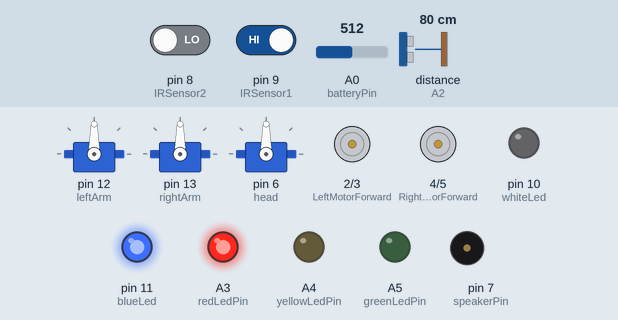
Recording of a sketch running on a simulated Arduino Uno, built with avr-gcc and run on an emulated ATmega328P. Shown: 3 × servo, motor-driver pin pairs drawn as motors (green arrow = first pin HIGH = forward, orange = second pin HIGH = backward, longer = more drive), output pins drawn as LEDs (lit = HIGH), buzzer (waves = sounding). The inputs (shaded band) are chosen by the test bench; at power-on: pin 8 (IRSensor2) LOW, distance to the obstacle (sensor on A2) 80 cm, A0 (batteryPin) = 512, pin 9 (IRSensor1) HIGH. The echo pulse lasts 58.3 µs per cm; random numbers use the default seed unless the sketch sets one.

Above: at 5.0 s.
5.1 s: pin 8 (IRSensor2) driven HIGH
At 11.6 s:
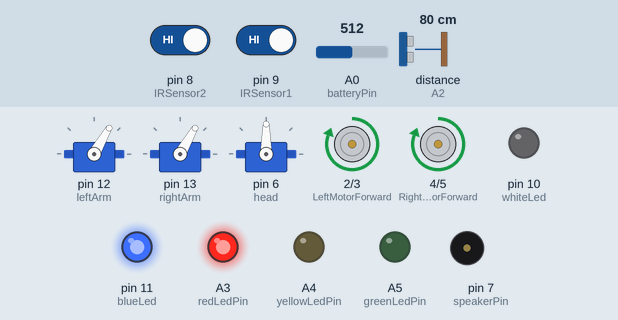
13.4 s: distance to the obstacle (sensor on A2) set to 53 cm
21.7 s: distance to the obstacle (sensor on A2) set to 44 cm
At 23.0 s:
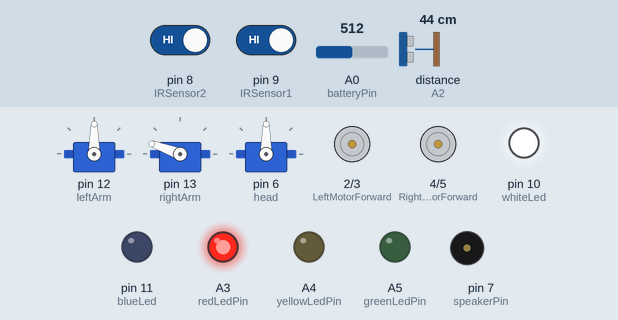
25.2 s: distance to the obstacle (sensor on A2) set to 54 cm
28.7 s: distance to the obstacle (sensor on A2) set to 63 cm
At 30.4 s:
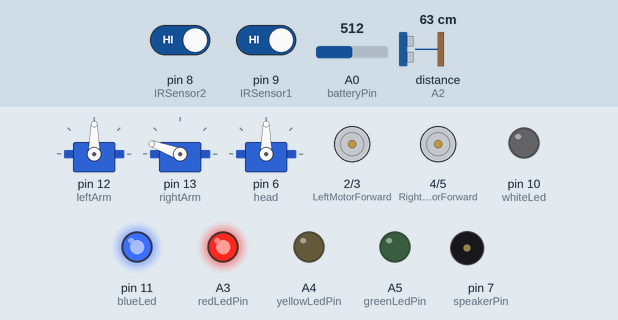
32.6 s: A0 (batteryPin) set to 841
40.9 s: A0 (batteryPin) set to 877
At 42.7 s:
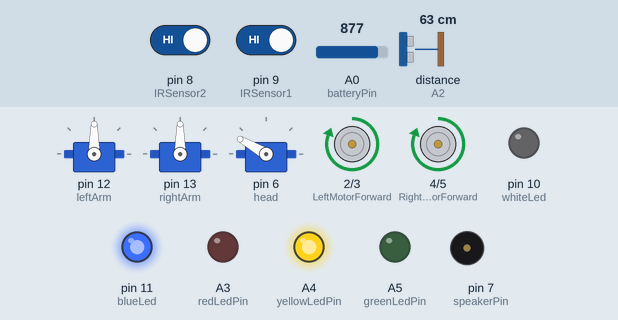
Timing chart, 0 to 58.0 s (numbered marks = the images above; inputs shaded):
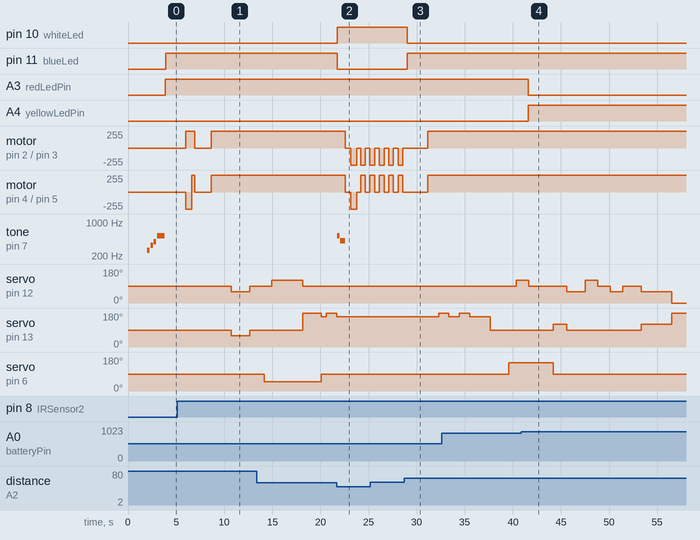

Measured:
- the behaviour switches between 50 and 49 cm on distance to the obstacle (sensor on A2) (found by bisection; images 1 and 2)
- the behaviour switches between 59 and 60 cm on distance to the obstacle (sensor on A2) (found by bisection; images 2 and 3)
- the behaviour switches between 859 and 860 on A0 (batteryPin) (found by bisection; images 3 and 4)
- after the input at 5.1 s, servo on pin 12 (leftArm), servo on pin 13 (rightArm): 90° → 60° after 5.6 s, → 90° 1.9 s later
- after the input at 21.7 s, pin 10 (whiteLed): LOW → HIGH after 0.07 s; pin 11 (blueLed): HIGH → LOW after 0.07 s
- after the input at 28.7 s, pin 10 (whiteLed): HIGH → LOW after 0.34 s; pin 11 (blueLed): LOW → HIGH after 0.34 s; servo on pin 13 (rightArm): 160° → 180° after 3.6 s
- after the input at 40.9 s, A3 (redLedPin): HIGH → LOW after 0.68 s; A4 (yellowLedPin): LOW → HIGH after 0.68 s

The sketch:

wall_e_v3.3.ino
```cpp
#include <Servo.h>
#include <NewPing.h>

// Motor control pins
const int LeftMotorForward = 2;
const int LeftMotorBackward = 3;
const int RightMotorForward = 4;
const int RightMotorBackward = 5;

// Buzzer pin
const int speakerPin = 7;

// Leds pins
const int whiteLed = 10;
const int blueLed = 11;

//############ NEW ################
// Battery level pins
const int batteryPin = A0;
const int greenLedPin = A5;
const int yellowLedPin = A4;
const int redLedPin = A3;

// IR sensors
int IRSensor1 = 9;
int IRSensor2 = 8;

boolean randomStop = random(2);
//##################################

// Ultrasonic Sensor pins
#define trig_pin A1
#define echo_pin A2

#define maximum_distance 200
boolean goesForward = false;
int distance = 100;

boolean turnLeftNext = true;

NewPing sonar(trig_pin, echo_pin, maximum_distance);

// Servos
Servo leftArm;
Servo rightArm;
Servo head;

int leftArmPos = 90;
int rightArmPos = 90;
int currentHeadPosition = 90;

unsigned long armTimer = 0;
unsigned long headTimer = 0;
unsigned long delayDuration = 600;

int armSequenceIndexL = 0;
int armSequenceL[] = {90, 60, 90, 90, 120, 90, 90, 90, 90, 90, 90, 90, 90, 90, 90,
                      120, 90, 90, 60, 120, 90, 60, 90, 60, 0, 0, 0, 0, 0, 0, 0, 0, 0, 0};
int armSequenceIndexR = 0;
int armSequenceR[] = {90, 60, 90, 90, 90, 180, 160, 180, 160, 180, 160, 180, 160, 90, 90,
                      90, 90, 120, 90, 90, 90, 90, 90, 120, 180, 180, 180, 180, 180, 180, 180, 180, 180, 180};

int headSequenceIndex = 0;
int headSequence[] = {90, 90, 90, 50, 50, 50, 90, 90, 90, 90, 90, 90, 90, 90, 150,
                      150, 150, 90, 90, 90, 90, 90, 90, 90, 90, 90, 90, 90, 90, 90, 90, 90, 90, 90};

boolean helloPlayed = false;


void setup() {
  pinMode(RightMotorForward, OUTPUT);
  pinMode(LeftMotorForward, OUTPUT);
  pinMode(LeftMotorBackward, OUTPUT);
  pinMode(RightMotorBackward, OUTPUT);

  pinMode(speakerPin, OUTPUT);

  pinMode(whiteLed, OUTPUT);
  pinMode(blueLed, OUTPUT);

  pinMode(greenLedPin, OUTPUT);
  pinMode(yellowLedPin, OUTPUT);
  pinMode(redLedPin, OUTPUT);

  leftArm.attach(12);
  rightArm.attach(13);
  head.attach(6);

  pinMode(IRSensor1, INPUT);
  pinMode(IRSensor2, INPUT);

  Serial.begin(9600);

  delay(2000);

  if (!helloPlayed) {
    playHello();
    helloPlayed = true;
  }
}

void loop() {
  //############ NEW ################
  checkBatteryLevel();
  int sensorStatus1 = digitalRead(IRSensor1);
  int sensorStatus2 = digitalRead(IRSensor2);
  //#################################

  distance = readPing();

  leftArm.write(leftArmPos);
  rightArm.write(rightArmPos);
  head.write(currentHeadPosition);

  digitalWrite(whiteLed, LOW);
  digitalWrite(blueLed, HIGH);


  //If obstacle detected within 20 centi
  if (distance <= 50) {
    digitalWrite(blueLed, LOW);
    digitalWrite(whiteLed, HIGH);

    playUhOh(); //"Uh-oh"

    moveStop();
    delay(600);
    moveBackward();
    delay(600);
    moveStop();
    delay(400);

    //While obstacle still detected -> turn right in place
    while (distance <= 60) {
      if (turnLeftNext) {
        turnLeft();
      } else {
        turnRight();
      }
      delay(500);
      moveStop();
      delay(400);
      distance = readPing();
    }

    digitalWrite(whiteLed, LOW);
    digitalWrite(blueLed, HIGH);
    moveStop();
    delay(2100);

    //Once obstacle-free space is found -> move forward
    moveForward();
    delay(500);

    //Toggle the turning direction for the next encounter
    toggleTurnDirection();

  } else if ((sensorStatus1 == LOW && sensorStatus2 == HIGH) || (sensorStatus1 == HIGH && sensorStatus2 == LOW)
              || (sensorStatus1 == LOW && sensorStatus2 == LOW)) {
    moveStop();
    delay(300);
    while ((sensorStatus1 == LOW && sensorStatus2 == HIGH) || (sensorStatus1 == HIGH && sensorStatus2 == LOW)) {
      if (sensorStatus1 == LOW && sensorStatus2 == HIGH) {
        moveStop();
        moveToPosition(head, 20);
        delay(300);
        turnLeft();
        delay(600);
        moveForward();
        delay(300);
        moveStop();
        delay(500);
        moveToPosition(head, 90);
        delay(150);
      } else if (sensorStatus1 == HIGH && sensorStatus2 == LOW) {
        moveStop();
        moveToPosition(head, 160);
        delay(300);
        turnRight();
        delay(600);
        moveForward();
        delay(300);
        moveStop();
        delay(500);
        moveToPosition(head, 90);
        delay(150);
      } else if (sensorStatus1 == LOW || sensorStatus2 == LOW) {
        moveStop();
        moveToPosition(head, 90);
        delay(600);
      }
      sensorStatus1 = digitalRead(IRSensor1);
      sensorStatus2 = digitalRead(IRSensor2);
    }
    delay(1000);
  } else {
    moveForward();

    //Move the arms according to the sequence
    if (millis() - armTimer >= delayDuration) {
      leftArmPos = armSequenceL[armSequenceIndexL];
      rightArmPos = armSequenceR[armSequenceIndexR];
      moveToPosition(leftArm, leftArmPos); // Move left arm to position
      moveToPosition(rightArm, rightArmPos); // Move right arm to position
      armSequenceIndexL = (armSequenceIndexL + 1) % (sizeof(armSequenceL) / sizeof(armSequenceL[0]));
      armSequenceIndexR = (armSequenceIndexR + 1) % (sizeof(armSequenceR) / sizeof(armSequenceR[0]));
      armTimer = millis();
    }

    //Move the head according to the sequence
    if (millis() - headTimer >= delayDuration) {
      currentHeadPosition = headSequence[headSequenceIndex];
      moveToPosition(head, currentHeadPosition); // Move head to position
      headSequenceIndex = (headSequenceIndex + 1) % (sizeof(headSequence) / sizeof(headSequence[0]));
      headTimer = millis();
    }
  }
}

int readPing() {
  delay(70);
  int cm = sonar.ping_cm();
  if (cm == 0) {
    cm = 250; // Max dist
  }
  return cm;
}

void moveStop() {
  digitalWrite(RightMotorForward, LOW);
  digitalWrite(LeftMotorForward, LOW);
  digitalWrite(RightMotorBackward, LOW);
  digitalWrite(LeftMotorBackward, LOW);
}

void moveForward() {
  digitalWrite(LeftMotorForward, HIGH);
  digitalWrite(RightMotorForward, HIGH);
  digitalWrite(LeftMotorBackward, LOW);
  digitalWrite(RightMotorBackward, LOW);
}

void moveBackward() {
  digitalWrite(LeftMotorBackward, HIGH);
  digitalWrite(RightMotorBackward, HIGH);
  digitalWrite(LeftMotorForward, LOW);
  digitalWrite(RightMotorForward, LOW);
}

void turnRight() {
  digitalWrite(LeftMotorForward, HIGH);
  digitalWrite(RightMotorBackward, HIGH);
  digitalWrite(LeftMotorBackward, LOW);
  digitalWrite(RightMotorForward, LOW);
}

void turnLeft() {
  digitalWrite(LeftMotorForward, LOW);
  digitalWrite(RightMotorBackward, LOW);
  digitalWrite(LeftMotorBackward, HIGH);
  digitalWrite(RightMotorForward, HIGH);
}

void toggleTurnDirection() {
  turnLeftNext = !turnLeftNext;
}


//############ NEW ################
//Convert ADC reading to voltage
float adcToVoltage(int adcValue) {
  float voltage = adcValue * (5.0 / 1023.0);
  return voltage;
}

//Check battery level and set LED
void checkBatteryLevel() {
  int adcValue = analogRead(batteryPin);
  float batteryVoltage = adcToVoltage(adcValue);

  if (batteryVoltage > 4.7) {
    digitalWrite(greenLedPin, HIGH);
    digitalWrite(yellowLedPin, LOW);
    digitalWrite(redLedPin, LOW);
  } else if (batteryVoltage > 4.2) {
    digitalWrite(greenLedPin, LOW);
    digitalWrite(yellowLedPin, HIGH);
    digitalWrite(redLedPin, LOW);
  } else {
    digitalWrite(greenLedPin, LOW);
    digitalWrite(yellowLedPin, LOW);
    digitalWrite(redLedPin, HIGH);
  }
}

void moveToPosition(Servo servo, int targetPosition) {
  int currentPosition = servo.read();
  if (currentPosition < targetPosition) {
    for (int i = currentPosition; i <= targetPosition; i++) {
      servo.write(i);
      delay(21);
    }
  } else {
    for (int i = currentPosition; i >= targetPosition; i--) {
      servo.write(i);
      delay(21);
    }
  }
}
//######################################

void playUhOh() {
  tone(speakerPin, 523, 250); // plays C5 (U sound)
  delay(300);
  tone(speakerPin, 415, 500); // plays G#4 (O sound)
  delay(500);
}

void playHello() {
  tone(speakerPin, 262, 250); // plays C4 (W sound)
  delay(350);
  tone(speakerPin, 330, 250); // plays E4 (A sound)
  delay(350);
  tone(speakerPin, 392, 250); // plays G4 (L sound)
  delay(350);
  tone(speakerPin, 523, 500); // plays C5 (L sound)
  delay(250);
  tone(speakerPin, 523, 500); // plays C5 (L sound)
  delay(550);
}
```
